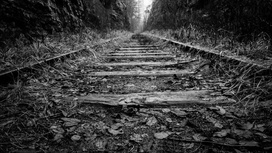
%> input picture Lab Project/rail.jpeg, 272 x 153 px, shrunk from 622 x 350 before the run
$ octave histogram_matching.m   (GNU Octave 9; MATLAB toolbox functions it lacks are replaced by stand-ins)
%> lines starting %> are read from the running program, lines starting %| are printed output that depends on the picture
close all;
clear;
clc;

img = imread('rail.jpeg');
%> img is the input picture: size 153x272x3 uint8; min 0, max 253, mean 59.1
ref = imread('child1.jpg');
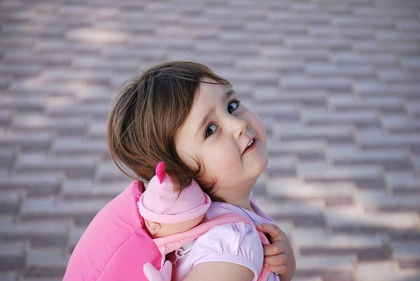
%> input picture Lab Project/child1.jpg, 420 x 281 px, shrunk from 960 x 642 before the run
%> ref is the input picture: size 281x420x3 uint8; mean R, G, B 152.7, 137.1, 150.3


r = size(img,1);
%> r = 153
c = size(img,2);
%> c = 272

he = uint8(zeros(r,c));   %histogram equalisation he final output
pixels = r*c;
%> pixels = 41616

f = zeros(256,1);
pdf = zeros(256,1);
cdf = zeros(256,1);
cum = zeros(256,1);
out = zeros(256,1);

for i=1:r
    for j=1:c
        value = img(i,j);
        f(value+1)=f(value+1)+1;
        pdf(value+1)=f(value+1)/pixels;
    end
end
%> after the loop, f = 256 values, max 733 at index 1, min 0 at index 217, mean 162.6; pdf = 256 values, max 0.0176 at index 1, min 0 at index 217, mean 0.00391

sum=0;
L = 256-1;

for i=1:size(pdf)
    sum = sum+ f(i);
    cum(i)= sum;
    cdf(i)= cum(i)/pixels;
    out(i)=round(cdf(i)*L);
end
%> this loop made 256 passes
%> sum on passes 1 to 3: 733, 1173, 1610
%> after the loop, cdf = 256 values from 0.0176 to 1; cum = 256 values from 733 to 41616; out = 256 values from 4 to 255; sum = 41616

for i=1:r
    for j=1:c
        he(i,j)=out(img(i,j)+1);
    end
end
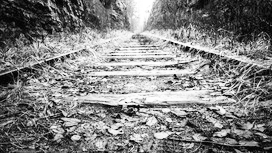
%> he: size 153x272 uint8; min 4, max 255, mean 128.5


imgr = img(:,:,1);
imgg = img(:,:,2);
imgb = img(:,:,3);

refr = ref(:,:,1);
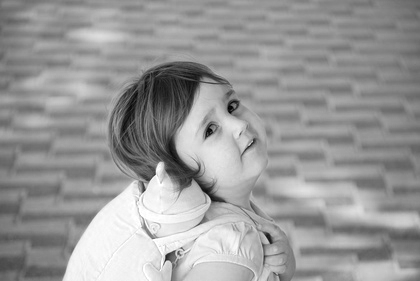
%> refr: size 281x420 uint8; min 0, max 255, mean 152.7
refg = ref(:,:,2);
refb = ref(:,:,3);
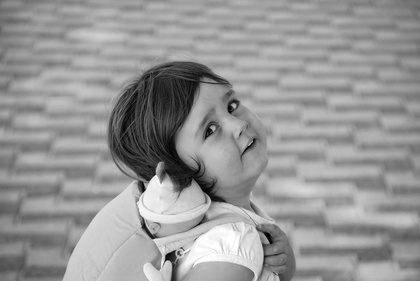
%> refb: size 281x420 uint8; min 0, max 255, mean 150.3

Hrefr = imhist(refr);
%> Hrefr = 256 values, max 1712 at index 150, min 0 at index 4, mean 461
Hrefg = imhist(refg);
%> Hrefg = 256 values, max 2041 at index 146, min 0 at index 237, mean 461
Hrefb = imhist(refb);
%> Hrefb = 256 values, max 1752 at index 159, min 2 at index 2, mean 461

resultr = histeq(imgr, Hrefr);
resultg = histeq(imgg, Hrefg);
resultb = histeq(imgb, Hrefb);

hist_match(:,:,1) = resultr;
hist_match(:,:,2) = resultg;
hist_match(:,:,3) = resultb;
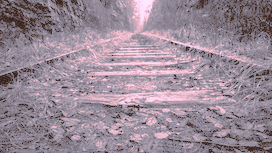
%> hist_match: size 153x272x3 uint8; mean R, G, B 153.2, 137.6, 150.8

figure(1);
subplot(2,3,1); imshow(ref); title('Reference Image');
subplot(2,3,2); imshow(img); title('Original Image');
subplot(2,3,3); imshow(hist_match); title('Output Image');
subplot(2,3,4); imhist(ref); title('R Histogram');
subplot(2,3,5); imhist(img); title('I Histogram');
subplot(2,3,6); imhist(hist_match); title('O Histogram');
%> after `title('O Histogram')`:
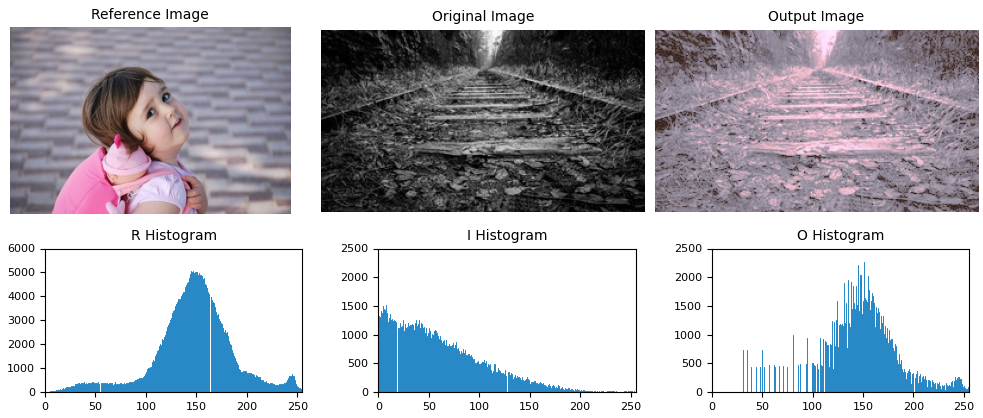
%> figure redrawn from the program's plot data, 6 panels

figure(2);
subplot(3,3,1); imhist(imgr); title('Red Input');
subplot(3,3,2); imhist(imgg); title('Green Input');
subplot(3,3,3); imhist(imgb); title('Blue Input');

subplot(3,3,4); plot(Hrefr); title('Red Reference');
subplot(3,3,5); plot(Hrefg); title('Green Reference');
subplot(3,3,6); plot(Hrefb); title('Blue Reference');

subplot(3,3,7); imhist(resultr); title('Red Output');
subplot(3,3,8); imhist(resultg); title('Green Output');
subplot(3,3,9); imhist(resultb); title('Blue Output');
%> after `title('Blue Output')`:
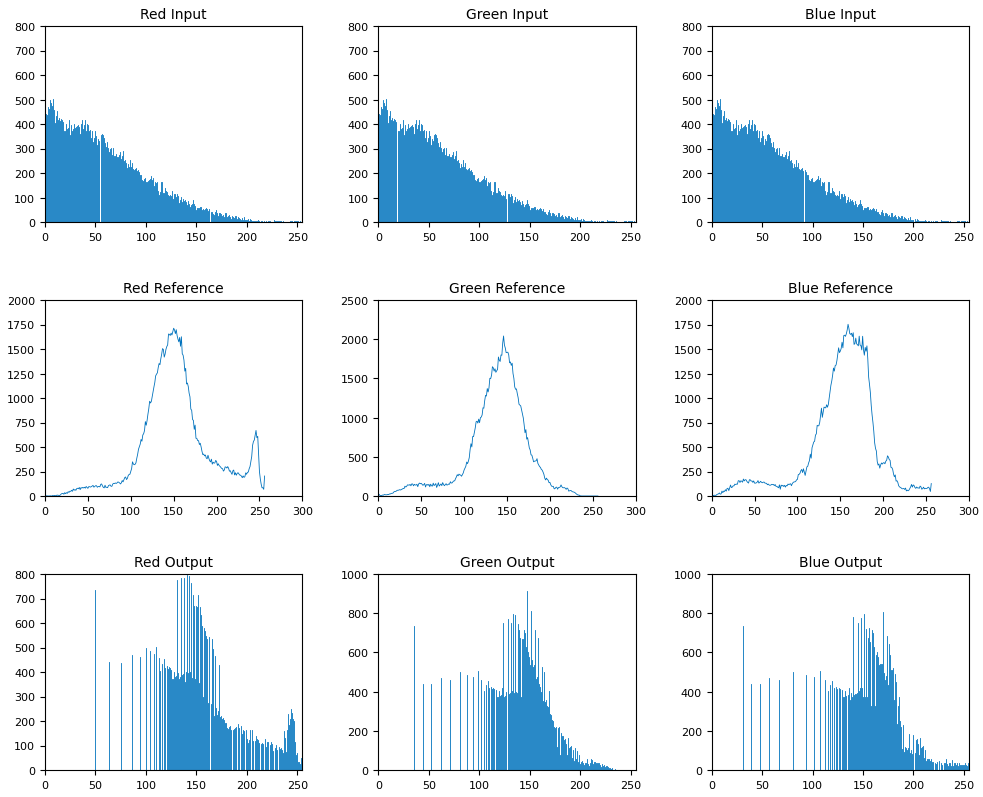
%> figure redrawn from the program's plot data, 9 panels; panel 1: highest point at x = 0, y = 733; panel 4: curve peaks at x = 150, y = 1712; panel 5: curve peaks at x = 146, y = 2041; panel 6: curve peaks at x = 159, y = 1752
